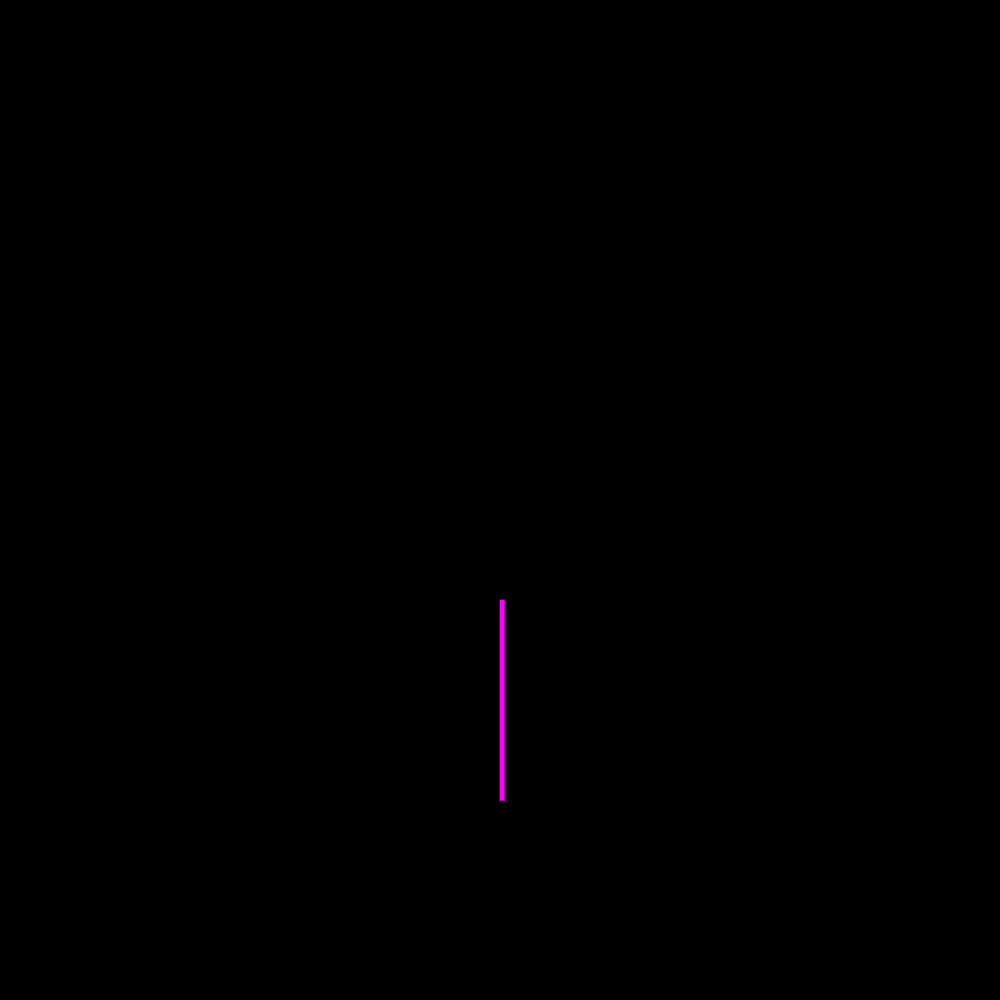
Frame 1 (no input)
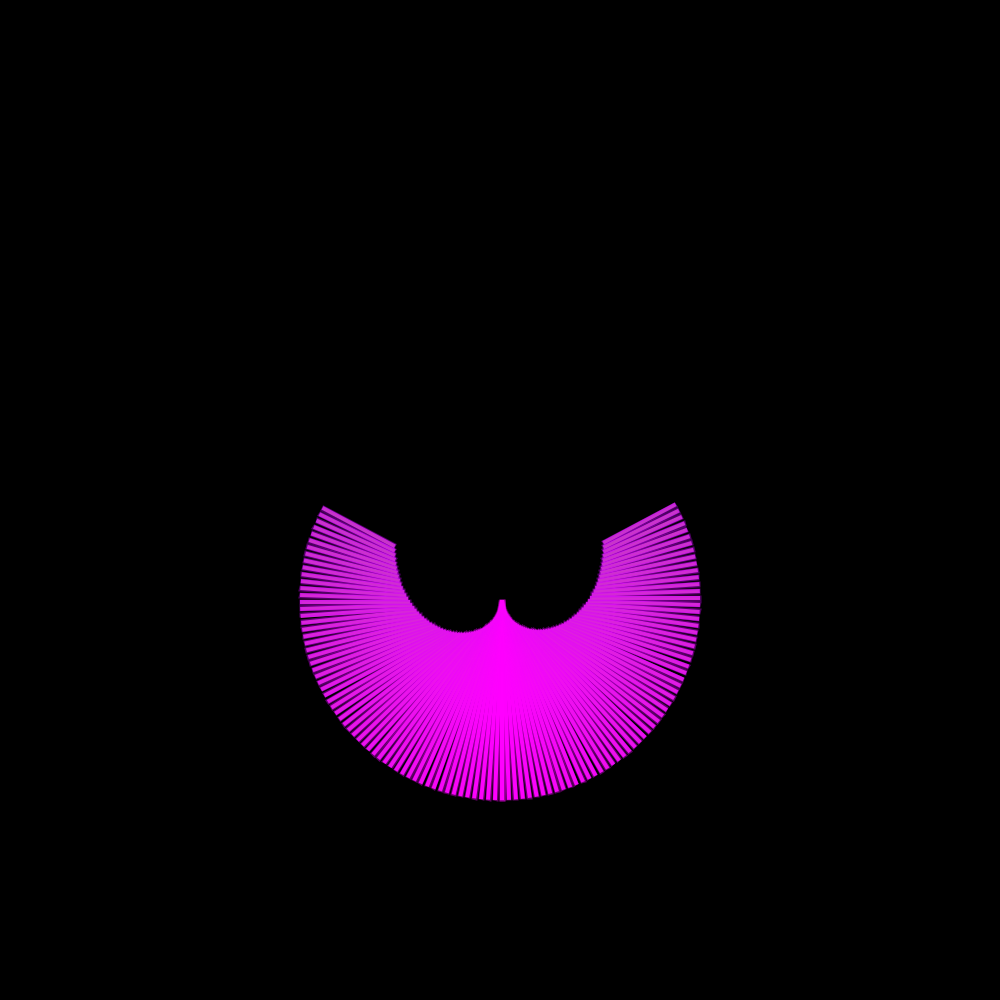
Frame 60 (the mouse pressed at the canvas centre just before this capture)
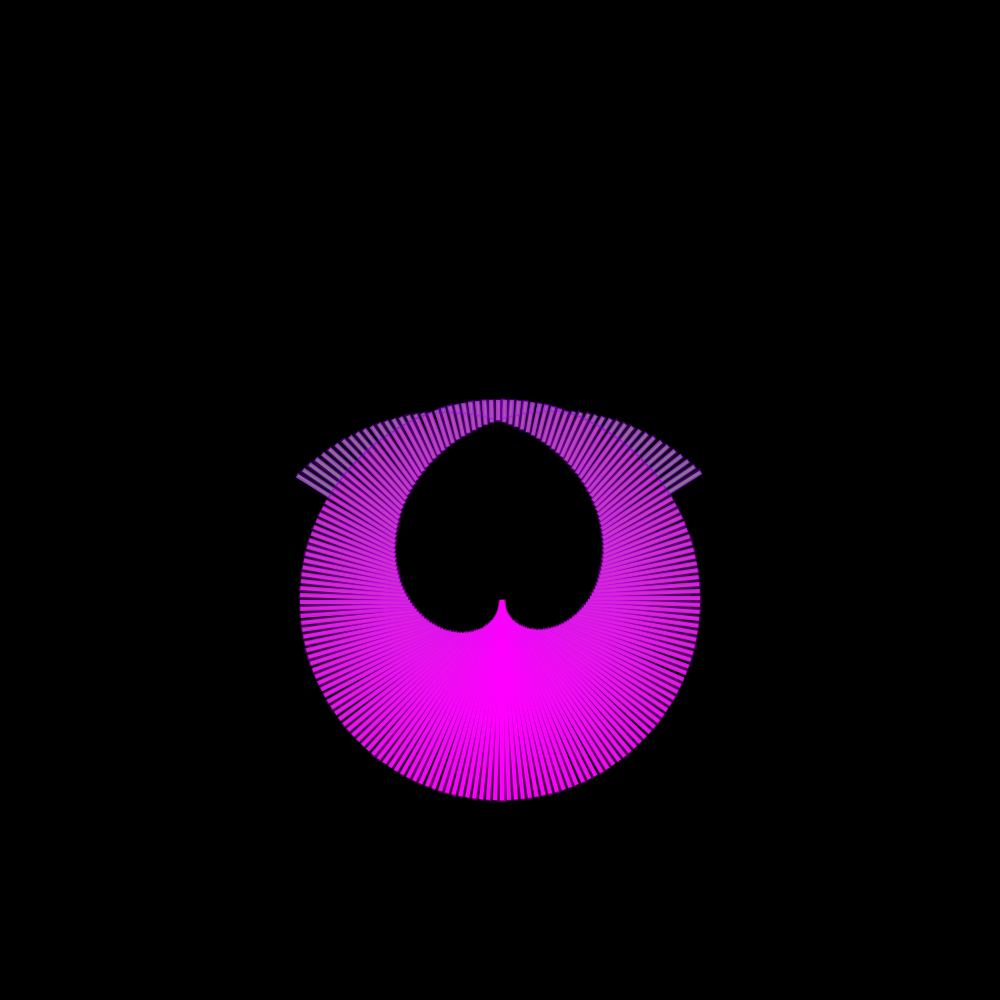
Frame 120 (the mouse held since frame 60 and released just before this capture)

The Processing sketch that drew these frames (run headless with seeded random() and noise(); from frame 60 on, the mouse is pressed at the canvas centre):

// Processing sketch: processing_48097
// ── processing_48097.pde

float i,j;
float c;
void setup()
{
  size (1000,1000);
  background(0);
}


void draw()
{
 // noStroke();
 strokeWeight(2);
 
 smooth();
if(i<=540){
  c=map(i,0,540,0,255);
 fill(0,3);
 
// rect(0,0,width, height);
  translate(width/2, (height/2)+100);
 rotate(-(2*(PI)+radians(i)));
  fill(255-c,c,255-c);
  stroke(255-c,0,255,100);
  rect(0,i,4,200-i);
  rotate((2*(PI)+radians(i)));
//background(255,255,255);
  
  //}
 //if(j<=540){
 fill(0,1);
 // rect(0,0,width, height);
 // translate(width/2, height/2);
 rotate(2*(PI) +radians(i));
  fill(255-c,c,255-c);
  rect(0,i,4,200-i);
//background(255,255,255);
  i=i+2;
  //j=j+2;
  }
println(i);
println(j);
}
                
